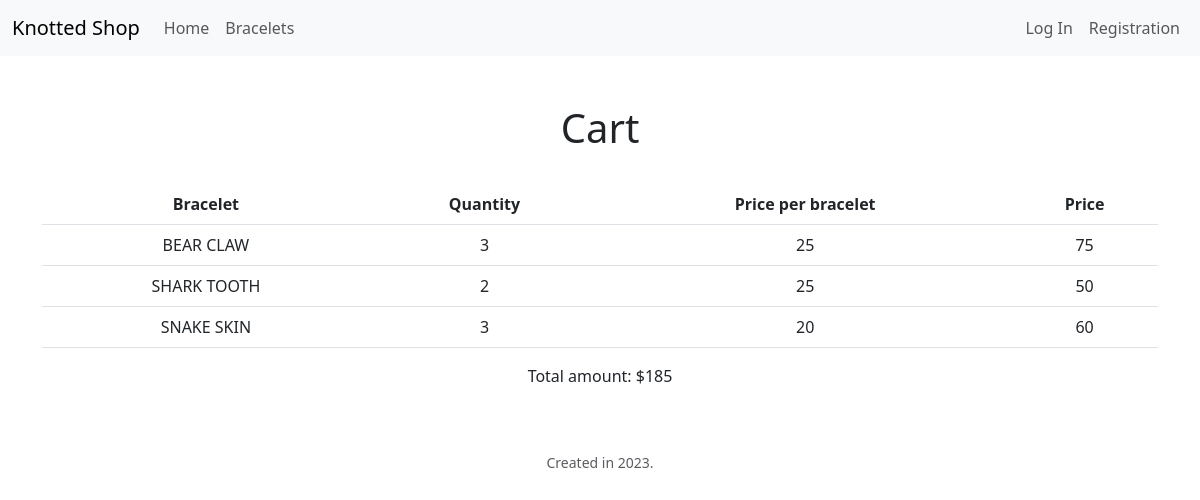
The page /cart on the database its author committed.
### tables this page shows
CREATE TABLE products (
id INTEGER PRIMARY KEY NOT NULL UNIQUE,
name TEXT NOT NULL,
descr TEXT,
price INTEGER NOT NULL,
quantity INTEGER NOT NULL);

### app.py (the view)
@app.route("/cart")
def cart():
    conn = get_database_connection()
    cur = conn.cursor()
    cart_data = cur.execute("""SELECT products.name, SUM(cart.quantity) AS quantity, products.price
        FROM products
        JOIN cart ON products.id = cart.product_id
        JOIN users ON cart.user_id = users.id
        WHERE users.id = 1
        GROUP BY products.name;""").fetchall()
    total = cur.execute("""SELECT SUM(products.price) AS total_amount
        FROM products
        JOIN cart ON products.id = cart.product_id
        JOIN users ON cart.user_id = users.id
        WHERE users.id = 1;""").fetchone()
    return render_template("cart.html", cart_data=cart_data, total_amount=total)

### app.py (called while the page is built)
@app.after_request
def after_request(response):
    response.headers["Cache-Control"] = "no-cache, no-store, must-revalidate"
    response.headers["Expires"] = 0
    response.headers["Pragma"] = "no-cache"
    return response

def get_database_connection():
    conn = sqlite3.connect("paracord.db")
    conn.row_factory = sqlite3.Row
    return conn

### templates/cart.html (shortened to what this page needs)
{% extends "layout.html" %}
{% block main %}
    <h1>Cart</h1><br>
    <div class="container">
        <table class="table">
            <thead>
                <tr>
                    <th scope="col">Bracelet</th>
                    <th scope="col">Quantity</th>
                    <th scope="col">Price per bracelet</th>
                    <th scope="col">Price</th>
                </tr>
            </thead>
            <tbody>
                {% for product in cart_data %}
                    <tr>
                        <td>{{ product["name"] }}</td>
                        <td>{{ product["quantity"] }}</td>
                        <td>{{ product["price"] }}</td>
                        <td>{{ product["quantity"] * product["price"] }}</td>
                    </tr>
                {% endfor %}
            </tbody>
        </table>
        <p>Total amount: ${{ total_amount["total_amount"] }}</p>
    </div>
{% endblock %}

### templates/layout.html (shortened to what this page needs)
<!DOCTYPE html>
<html lang="en">
<head>
    <link href="https://cdn.jsdelivr.net/npm/bootstrap@5.3.0/dist/css/bootstrap.min.css" rel="stylesheet">
</head>
<body>
    <nav class="navbar navbar-expand-lg bg-body-tertiary" style="background-color: #7497af;">
        <div class="container-fluid">
          <a class="navbar-brand" href="/">Knotted Shop</a>
          <div class="collapse navbar-collapse" id="navbarNav">
            <ul class="navbar-nav me-auto">
              <li class="nav-item">
                <a class="nav-link" href="/">Home</a>
              </li>
              <li class="nav-item">
                <a class="nav-link" href="/products">Bracelets</a>
              </li>
            </ul>
              {% if session["user_id"] %}
                <ul class="navbar-nav ms-auto">
                  <li class="nav-item">
                    <a class="nav-link" href="/cart">Cart</a>
                  </li>
                  <li class="nav-item">
                      <a class="nav-link" href="/profile">My Profile</a>
                  </li>
                  <li class="nav-item ">
                    <a class="nav-link" href="/logout">Log Out</a>
                  </li>
                </ul>
              {% else %}
                <ul class="navbar-nav ms-auto">
                  <li class="nav-item">
                      <a class="nav-link" href="/login">Log In</a>
                  </li>
                  <li class="nav-item">
                      <a class="nav-link" href="/registration">Registration</a>
                  </li>
                </ul>
              {% endif %}
          </div>
        </div>
      </nav>
    <main class="container-fluid py-5 text-center">
        {% block main %}
        {% endblock %}
    </main>
    <footer class="mb-5 small text-center text-muted">
        Created in 2023.
    </footer>
</body>
</html>

### rows shown on the page
products: name "BEAR CLAW", quantity "3", price "25", product "75"
products: name "SHARK TOOTH", quantity "2", price "25", product "50"
products: name "SNAKE SKIN", quantity "3", price "20", product "60"

### other values the page prints
{{ total_amount["total_amount"] }} "185"
